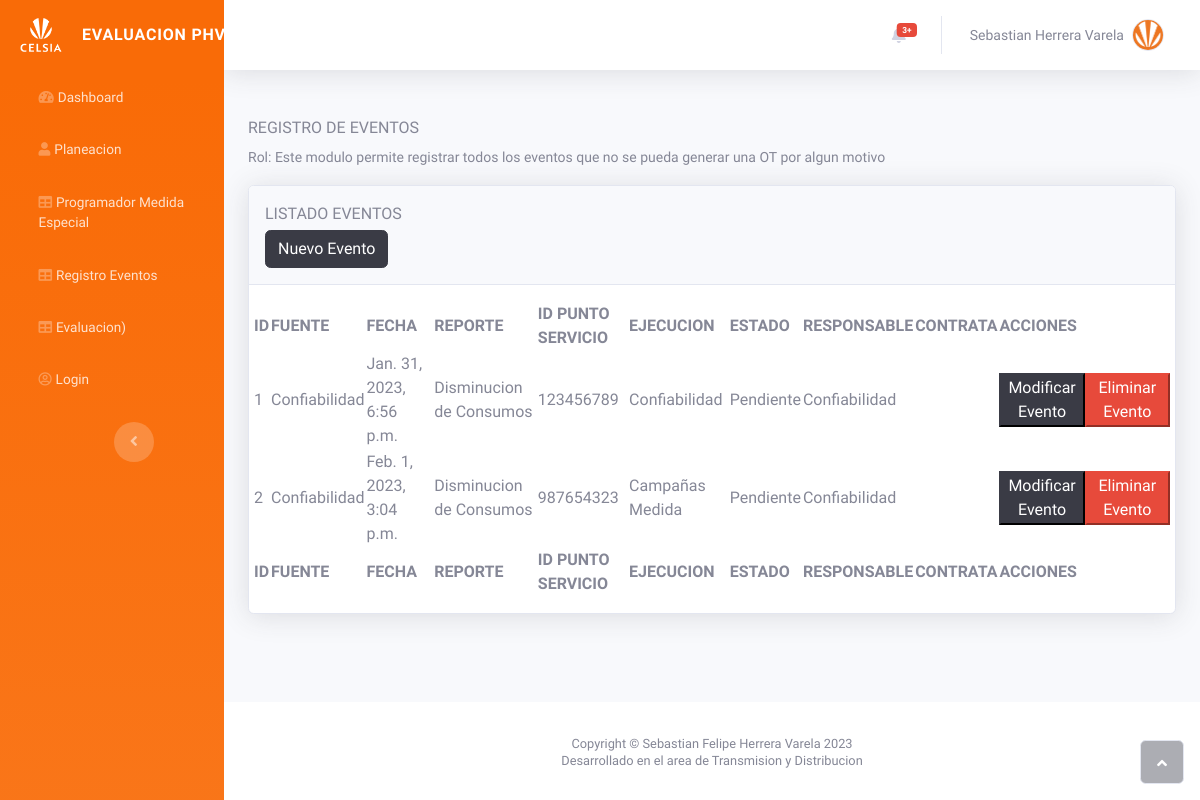
/eventos, run on an earlier commit of the app's database.
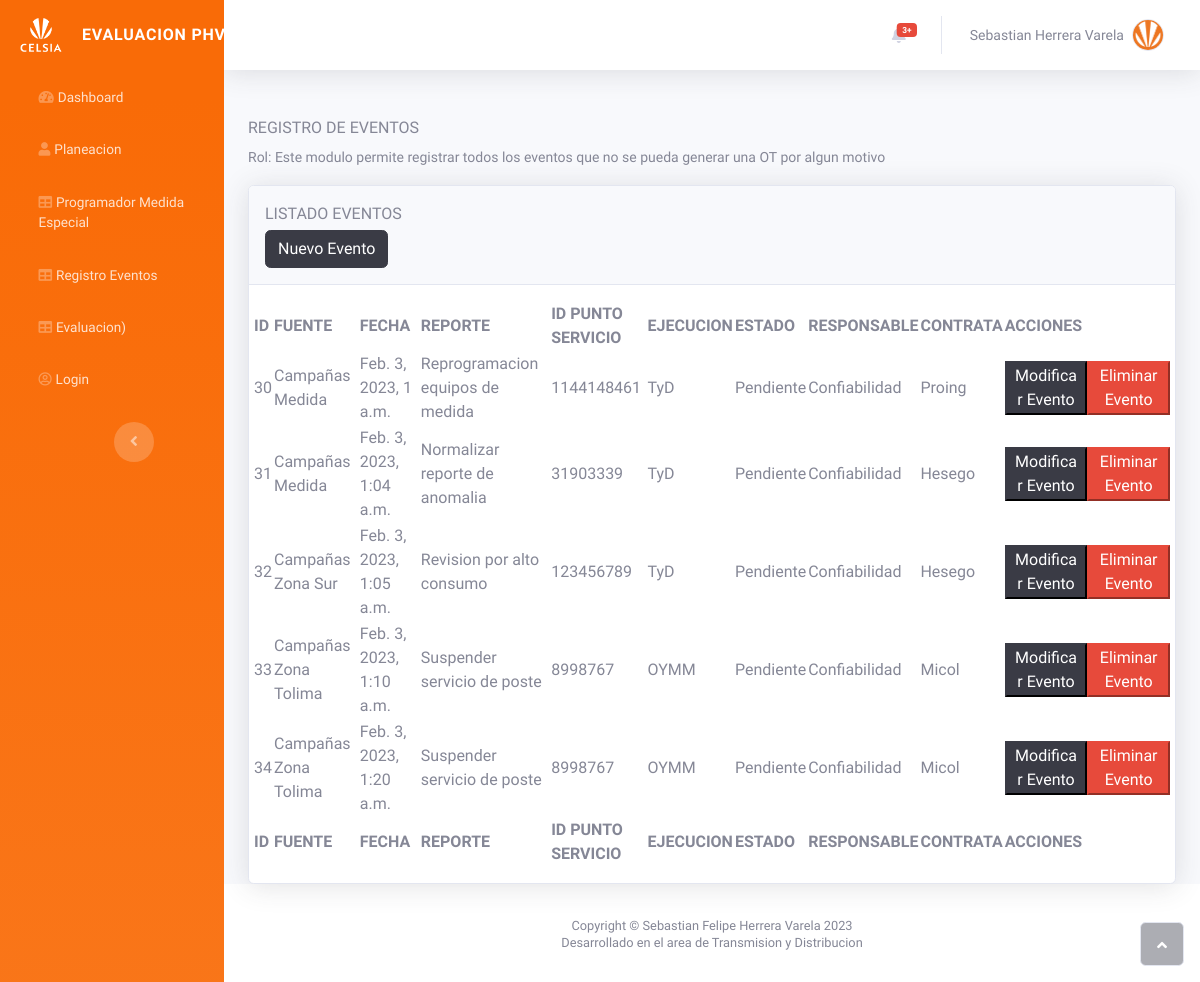
And on a later commit of the database.
### planeacion/models.py (models this page shows, shortened)
class Backlog(models.Model):
    fecha = models.DateTimeField(auto_now_add=True)
    fuente = models.CharField(("Quien reporta"), max_length=50)
    reporte = models.CharField(("Que reporta"), max_length=250)
    id_punto_servicio = models.CharField(("ID Punto Servicio"), max_length=15)
    ejecucion = models.CharField(("Quien ejecuta la actividad"), max_length=200)
    estado = models.CharField(("Estado Alerta"), max_length=50)
    responsable = models.CharField(("Quien Resuelve"), max_length=200)
    contrata = models.CharField(("Contratista"), max_length=200)
    class Meta:
        verbose_name = 'Backlog'
        verbose_name_plural = 'Backlog'

### planeacion/views.py (the view)
# urls.py: path("eventos", views.list_backlog, name="list_backlog"),
def list_backlog(request):
    data = Backlog.objects.all()
    return render(request, "eventos/listar_eventos.html", {"data": data})

### planeacion/templates/eventos/listar_eventos.html (shortened to what this page needs)
{% extends 'base.html' %}
{% block content %}
  <div class="container-fluid mt-5">
    <h6 class="text-dark text-gray-600 text-uppercase">Registro de Eventos</h6>
    <small class="form-text1">
      Rol: Este modulo permite registrar todos los eventos que no se pueda generar
      una OT por algun motivo
    </small>
    <div class="card shadow mt-3">
      <div class="card-header py-3">
        <p class="text-primary m-0 text-gray-600 text-uppercase">Listado Eventos</p>
        <div class="input-group mt-1">
          <a class="btn btn-dark" href="{% url "planeacion:registrar_eventos" %}">Nuevo Evento</a>
        </div>
      </div>
      <div class="card-body">
        <div class="row">
          <table id="sebastian" class="display responsive nowrap" style="width: 100%">
            <thead>
              <tr>
                <th class="text-uppercase">ID</th>
                <th class="text-uppercase">Fuente</th>
                <th class="text-uppercase">Fecha</th>
                <th class="text-uppercase">Reporte</th>
                <th class="text-uppercase">ID Punto Servicio</th>
                <th class="text-uppercase">Ejecucion</th>
                <th class="text-uppercase">Estado</th>
                <th class="text-uppercase">Responsable</th>
                <th class="text-uppercase">Contrata</th>
                <th class="text-uppercase">Acciones</th>
              </tr>
            </thead>
            <tbody>
              {% for info in data %}
                <tr>
                  <td class="text-capitalcase">{{ info.id }}</td>
                  <td class="text-capitalcase">{{ info.fuente }}</td>
                  <td class="text-capitalcase">{{ info.fecha }}</td>
                  <td class="text-capitalcase">{{ info.reporte }}</td>
                  <td class="text-capitalcase">{{ info.id_punto_servicio }}</td>
                  <td class="text-capitalcase">{{ info.ejecucion }}</td>
                  <td class="text-capitalcase">{{ info.estado }}</td>
                  <td class="text-capitalcase">{{ info.responsable }}</td>
                  <td class="text-capitalcase">{{ info.contrata }}</td>
                  <td>
                    <div class="contenedorBotones">
                      <button class="btn-dark botones">Modificar Evento</button>
                      <button class="btn-danger botones"  type="button">Eliminar Evento</button>
                    </div>
                  </td>
                </tr>
              {% endfor %}
            </tbody>
            <tfoot>
              <tr>
                <th class="text-uppercase">ID</th>
                <th class="text-uppercase">Fuente</th>
                <th class="text-uppercase">Fecha</th>
                <th class="text-uppercase">Reporte</th>
                <th class="text-uppercase">ID Punto Servicio</th>
                <th class="text-uppercase">Ejecucion</th>
                <th class="text-uppercase">Estado</th>
                <th class="text-uppercase">Responsable</th>
                <th class="text-uppercase">Contrata</th>
                <th class="text-uppercase">Acciones</th>
              </tr>
            </tfoot>
          </table>
        </div>
      </div>
    </div>
  </div>
{% endblock content %}

What changed in the data, as far as the page shows it:
removed Backlog: id "1", fuente "Confiabilidad", fecha "Jan. 31, 2023, 6:56 p.m.", reporte "Disminucion de Consumos", id_punto_servicio "123456789", ejecucion "Confiabilidad", estado "Pendiente", responsable "Confiabilidad"
removed Backlog: id "2", fuente "Confiabilidad", fecha "Feb. 1, 2023, 3:04 p.m.", reporte "Disminucion de Consumos", id_punto_servicio "987654323", ejecucion "Campañas Medida", estado "Pendiente", responsable "Confiabilidad"
added Backlog: id "30", fuente "Campañas Medida", fecha "Feb. 3, 2023, 1 a.m.", reporte "Reprogramacion equipos de medida", id_punto_servicio "1144148461", ejecucion "TyD", estado "Pendiente", responsable "Confiabilidad", contrata "Proing"
added Backlog: id "31", fuente "Campañas Medida", fecha "Feb. 3, 2023, 1:04 a.m.", reporte "Normalizar reporte de anomalia", id_punto_servicio "31903339", ejecucion "TyD", estado "Pendiente", responsable "Confiabilidad", contrata "Hesego"
added Backlog: id "32", fuente "Campañas Zona Sur", fecha "Feb. 3, 2023, 1:05 a.m.", reporte "Revision por alto consumo", id_punto_servicio "123456789", ejecucion "TyD", estado "Pendiente", responsable "Confiabilidad", contrata "Hesego"
added Backlog: id "33", fuente "Campañas Zona Tolima", fecha "Feb. 3, 2023, 1:10 a.m.", reporte "Suspender servicio de poste", id_punto_servicio "8998767", ejecucion "OYMM", estado "Pendiente", responsable "Confiabilidad", contrata "Micol"
added Backlog: id "34", fuente "Campañas Zona Tolima", fecha "Feb. 3, 2023, 1:20 a.m.", reporte "Suspender servicio de poste", id_punto_servicio "8998767", ejecucion "OYMM", estado "Pendiente", responsable "Confiabilidad", contrata "Micol"
